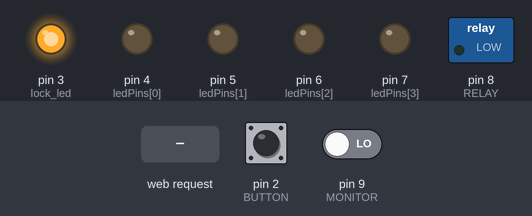
A sketch run on a simulated Arduino Uno, built with avr-gcc and run on an emulated ATmega328P. Shown: switched loads named in the sketch (green lamp = pin HIGH), output pins drawn as LEDs (lit = HIGH). Inputs (shaded band) come from the test bench; at power-on: pin 9 (MONITOR) LOW, pin 2 (BUTTON) HIGH. WiFi joins after 1.5 s; servers stay silent unless stated; uploads are accepted with an empty reply; EEPROM starts erased; what the sketch prints to the serial monitor is not drawn.

Above: at 6.2 s.
6.3 s: pin 9 (MONITOR) driven HIGH
At 10.9 s:
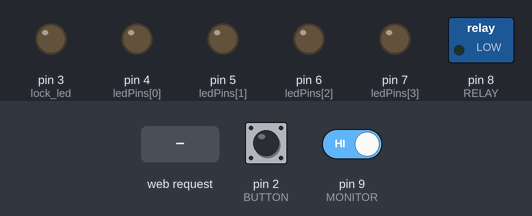
12.1 s: pin 2 (BUTTON) pulled LOW for 0.15 s
At 12.7 s:
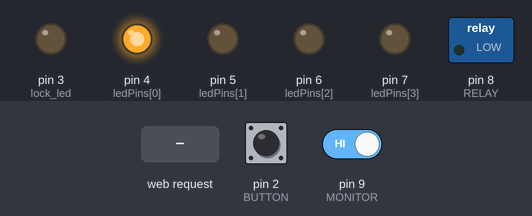
13.7 s: HTTP request GET /?action= received
At 13.8 s:
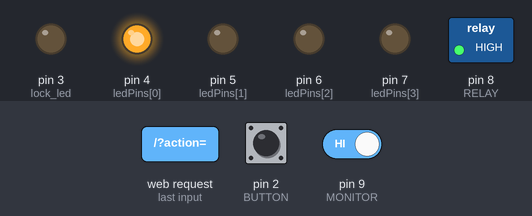
15.4 s: pin 2 (BUTTON) pulled LOW for 1 s
At 16.7 s:
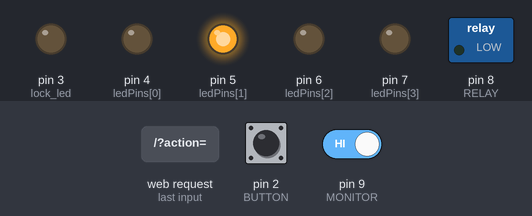
17.9 s: pin 9 (MONITOR) driven LOW
At 19.3 s:
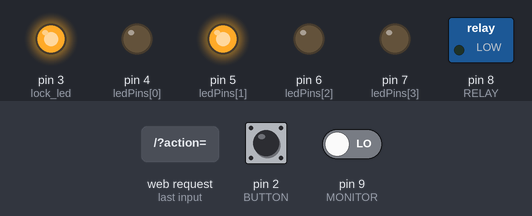
19.8 s: HTTP request GET /?autoLockTime= received
At 20.5 s:
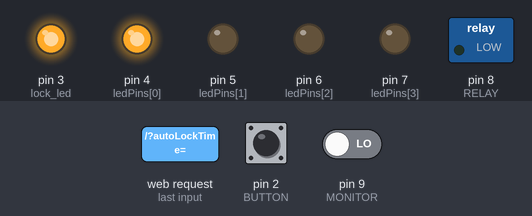
Timing chart, 0 to 22.3 s (numbered marks = the images above; inputs shaded):
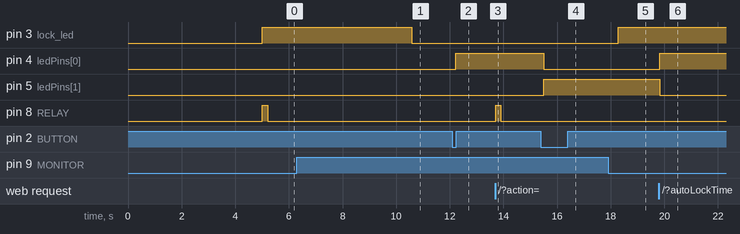

Measured:
- after the input at 6.3 s, pin 3 (lock_led): HIGH → LOW after 4.3 s; pin 8 (RELAY): stays LOW (without the input it goes to HIGH after 3.9 s)
- after the input at 12.1 s, pin 4 (ledPins[0]): LOW → HIGH after 0.13 s
- after the input at 13.7 s, pin 8 (RELAY): LOW → HIGH at once, → LOW 0.20 s later
- after the input at 15.4 s, pin 4 (ledPins[0]): HIGH → LOW after 0.11 s; pin 5 (ledPins[1]): LOW → HIGH after 0.11 s
- after the input at 17.9 s, pin 3 (lock_led): LOW → HIGH after 0.38 s
- after the input at 19.8 s, pin 4 (ledPins[0]): LOW → HIGH at once; pin 5 (ledPins[1]): HIGH → LOW at once

The sketch:

Auto_key.ino
```cpp
#include <SPI.h>
#include <Ethernet.h>
#include <EEPROM.h>
// ピンの宣言
#define RELAY 8
#define MONITOR 9
#define BUTTON 2

#define LOCKED_STATE_DELAY 30000    // 施錠と判断するまでのLOW状態の持続時間 (ミリ秒)
#define UNLOCKED_STATE_DELAY 30000  // 解錠と判断するまでのHIGH状態の持続時間 (ミリ秒)


// MAC、IP、ポートの宣言
byte mac[] = { 0x48, 0xE9, 0xF1, 0x1D, 0xE6, 0x76 };
byte ip[] = { 192, 168, 1, 19};
EthernetServer server(80);

// 制御変数
unsigned long lockedStateStartTime = 0;
unsigned long unlockedStateStartTime = 0;

unsigned long lockTimeout = 0;
boolean locked = true;
int autoLockTime = 4;                                                      // Default is no autolock.
unsigned long lockTimes[] = { 30000, 60000, 120000, 180000, 0xFFFFFFFF };  // ミリ秒単位
String lockTimeNames[] = { "30秒", "1分", "2分", "3分", "無効" };
// int ledPins[] = {LEDS};
int ledPins[] = { 4, 5, 6, 7 };
int lock_led = 3;

void setup() {
  pinMode(RELAY, OUTPUT);
  pinMode(MONITOR, INPUT);
  pinMode(BUTTON, INPUT_PULLUP);
  pinMode(lock_led, OUTPUT);
  // シリアル通信の設定
  Serial.begin(9600);
  Serial.println("起動しました。");
  for (int i = 0; i < 4; i++) {
    pinMode(ledPins[i], OUTPUT);
  }
  // EEPROMから時間設定を読み取る
  autoLockTime = EEPROM.read(0);
  if (autoLockTime >= 5) {  // 無効な値の場合、デフォルト値を設定
    autoLockTime = 4;
  }
  Ethernet.begin(mac, ip);
  Serial.println(Ethernet.localIP());
  Serial.println("現在のボタンの状態" + String(autoLockTime));
  server.begin();
  // autoLockTimeに応じたLEDを点灯
  digitalWrite(ledPins[autoLockTime], HIGH);
  // 起動準備のため5秒待つ
  delay(5000);
}

#define DEBOUNCE_DELAY 10            // デバウンス時間をミリ秒で設定
int lastButtonState = HIGH;          // 前回のボタンの状態
int buttonState;                     // 現在のボタンの状態
unsigned long lastDebounceTime = 0;  // ボタンの状態が最後に切り替わった時刻
// boolean previousLockedState = true; // ロックの初期状態を設定
// ロックの状態を保存する変数 （1 = 施錠、0 = 解錠）
int previousLockedState = 0;
void loop() {
  int currentMonitorState = digitalRead(MONITOR);
  // boolean currentLockedState = (currentMonitorState == HIGH);
  if (currentMonitorState == 1){
    //モニターが施錠中判定
    locked = 1;
  }
  else if(currentMonitorState == 0){
    locked = 0;
  }

  if (previousLockedState != locked){
    // sendLockStateToHomebridge(locked);
    if (locked == 1){
      //施錠中の処理
      sendLockStateToHomebridge(true);
    }
    else if (locked == 0){
      //解錠中の処理
      sendLockStateToHomebridge(false);
    }
    // 状態を保存
    previousLockedState = locked;
  }
  // // ロックの状態が変更されたかチェック
  // if (currentLockedState != previousLockedState) {
  //   // ロックの状態が変更された場合、Homebridgeに通知
  //   sendLockStateToHomebridge(currentLockedState);

  //   // 現在の状態を保存
  //   previousLockedState = currentLockedState;
  // }


  // ボタンの現在の状態を読み取る
  int reading = digitalRead(BUTTON);

  // ボタンの状態が変わった場合、デバウンスタイマーをリセット
  if (reading != lastButtonState) {
    lastDebounceTime = millis();
  }

  // ボタンの状態がDEBOUNCE_DELAY時間以上安定している場合、ボタンの状態を更新
  if ((millis() - lastDebounceTime) > DEBOUNCE_DELAY) {
    // ボタンの状態が変化している場合
    if (reading != buttonState) {
      buttonState = reading;
      // ボタンが押された場合、自動施錠時間を切り替える
      if (buttonState == LOW) {
        autoLockTime = (autoLockTime + 1) % 5;  // 0から4の間で循環
        // EEPROMに時間設定を保存
        EEPROM.write(0, autoLockTime);
        Serial.println("ボタンが押されました。");
        Serial.println("現在のボタンの状態: " + String(autoLockTime));
        // すべてのLEDを消灯
        for (int i = 0; i < 4; i++) {
          digitalWrite(ledPins[i], LOW);
        }
        // autoLockTimeに応じたLEDを点灯
        digitalWrite(ledPins[autoLockTime], HIGH);
      }
    }
  }

  // 最後の読み取りを前回のボタンの状態として保存
  lastButtonState = reading;
  //現在の施錠状態を確認し、LEDに出力する。
  if (locked) {
    //施錠中の処理
    if (lockTimeout != 0){
      lockTimeout = 0;
    }
    digitalWrite(lock_led, LOW);
  } else if (!locked) {
    //解説中の処理
    if (lockTimeout == 0){
     lockTimeout = millis() + lockTimes[autoLockTime];
    }
    digitalWrite(lock_led, HIGH);
  }
  EthernetClient client = server.available();
  if (client) {
    while (client.connected()) {
      if (client.available()) {
        String command = client.readStringUntil(' ');
        if (command.startsWith("/?status")) {
          // 現在の施錠状態をJSON形式で返す
          client.println("HTTP/1.1 200 OK");
          client.println("Content-Type: application/json");
          client.println();
          client.println("{\"locked\":" + String(locked ? "true" : "false") + "}");
        }
        if (command.startsWith("/?autoLockTime=")) {
          autoLockTime = command.substring(15).toInt();
          // EEPROMに時間設定を保存
          EEPROM.write(0, autoLockTime);
          // すべてのLEDを消灯
          for (int i = 0; i < 4; i++) {
            digitalWrite(ledPins[i], LOW);
          }
          // autoLockTimeに応じたLEDを点灯
          digitalWrite(ledPins[autoLockTime], HIGH);
        } else if (command.startsWith("/?action=")) {
          int action = command.substring(9).toInt();
          if (action == 0 && locked) {
            //解錠のGETが送信された場合
            digitalWrite(RELAY, HIGH);  // 解錠
            delay(200);                 // 0.2秒間制御信号を送る
            digitalWrite(RELAY, LOW);
            lockTimeout = millis() + lockTimes[autoLockTime];
            locked = 0;
          } else if (action == 1 && !locked) {
            //施錠するGETが送信された場合
            digitalWrite(RELAY, HIGH);  // 施錠
            delay(200);                 // 0.2秒間制御信号を送る
            digitalWrite(RELAY, LOW);
            locked = 1;
          }
        }
      } else {
        returnHTML(client, locked);
        break;
      }
    }
    client.stop();
  }

  // 自動施錠機能
  if (!locked && millis() >= lockTimeout) {
    while(digitalRead(MONITOR) == LOW){
      digitalWrite(RELAY, HIGH);  // 施錠
      delay(200);                // 1秒間制御信号を送る
      digitalWrite(RELAY, LOW);
      delay(5000);
    }

    Serial.println("自動施錠を実行しました。");
    lockTimeout = 0;
  }
  Serial.println("現在の施錠解錠状態" + String(locked));
  Serial.println(lockTimeout);
}


void returnHTML(EthernetClient client, boolean locked) {
  client.println("HTTP/1.1 200 OK");
  client.println("Content-Type: text/html");
  client.println();

  client.println("<!DOCTYPE HTML>");
  client.println("<html>");
  client.println("<head>");
  client.println("<meta charset='utf-8'/>");
  client.println("<meta name=viewport content=\"width=80px, initial-scale=4, maximum-scale=4, user-scalable=no\" />");
  client.println("<title>電気錠操作システム</title>");
  client.println("</head>");
  client.println("<body style=\"color:rgb(205,205,205);background-color:rgb(96,96,96);text-align:center;\">");
  client.println("<h3>電気錠操作システム</31>");
  client.println("<h4>現在の状態: " + String(locked ? "施錠" : "解錠") + "</h4>");
  client.println("<h4>自動施錠時間: " + lockTimeNames[autoLockTime] + "</h4>");
  client.println("<form method=GET>");
  client.println("<select name=autoLockTime onchange='this.form.submit()'>");
  for (int i = 0; i < 5; i++) {
    client.println("<option value=" + String(i) + (i == autoLockTime ? " selected" : "") + ">" + lockTimeNames[i] + "</option>");
  }
  client.println("</select>");
  client.println("</form>");
  client.println("<form method=GET>");
  if (!locked) {
    client.println("<input type=hidden name=action value=1>");
    client.println("<input type=submit value=施錠 />");
  } else {
    client.println("<input type=hidden name=action value=0>");
    client.println("<input type=submit value=解錠 />");
  }
  client.println("</form>");
  client.println("</body>");
  client.println("</html>");
}

// ホームブリッジに状態を送信する関数

// Homebridgeサーバーにロックの状態を送信する関数
void sendLockStateToHomebridge(boolean locked) {
  char server[] = "homebridge.local";  // Homebridgeサーバーのホスト名
  int port = 51828;                    // Homebridgeサーバーのポート

  EthernetClient client;
  Serial.println("Homebridgeサーバーに接続しています...");

  if (client.connect(server, port)) {
    Serial.println("Homebridgeサーバーに接続しました。");

    // HTTPリクエストを構築
    String url = "/?accessoryId=entrance_lock_1&lockcurrentstate=";
    url += locked ? "1" : "0";  // 施錠は1、解錠は0

    // HTTP GETリクエストを送信
    client.println("GET " + url + " HTTP/1.1");
    client.println("Host: " + String(server));
    client.println("Connection: close");
    client.println();  // リクエストの終わりを示す空行

    // 応答を待つ（オプション）
    while (client.connected()) {
      if (client.available()) {
        char c = client.read();
        Serial.write(c);
      }
    }

    // 接続を閉じる
    client.stop();
    Serial.println("\n送信完了");
  } else {
    // 接続に失敗した場合
    Serial.println("エラー: Homebridgeサーバーに接続できませんでした。");
  }
}


// 例: ロック状態が変更された場合にこの関数を呼び出す
// sendLockStateToHomebridge(true); // 施錠
// sendLockStateToHomebridge(false); // 解錠
```
